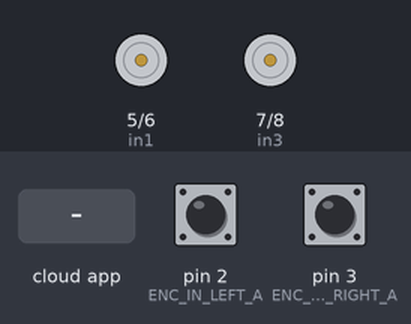
A sketch run on a simulated Arduino Uno, built with avr-gcc and run on an emulated ATmega328P. Parts: motor-driver pin pairs drawn as motors (green arrow = first pin HIGH = forward, orange = second pin HIGH = backward, longer = more drive, scaled by the enable pin). The test bench sets the inputs (shaded band); at power-on: pin 2 (ENC_IN_LEFT_A) HIGH, pin 3 (ENC_IN_RIGHT_A) HIGH. The ROS host is connected and sends only what is stated.

Above: at 1.2 s.
1.3 s: the phone or cloud app sets linear.x to -100
At 1.8 s:
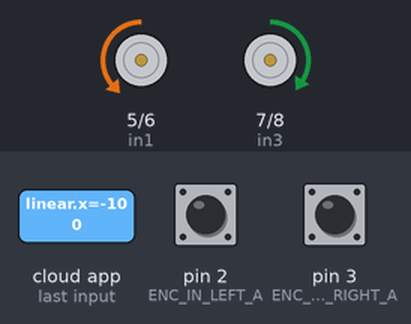
4.3 s: the phone or cloud app sets angular.z to 0
At 6.9 s:
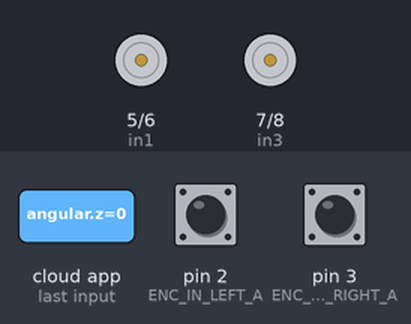
7.3 s: the phone or cloud app sets linear.x to 0
8.8 s: the phone or cloud app sets angular.z to -100
At 9.7 s:
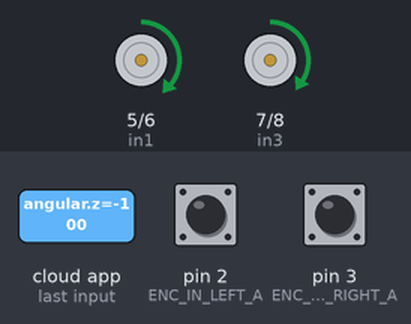
11.8 s: the phone or cloud app sets linear.x to 100
At 12.6 s:
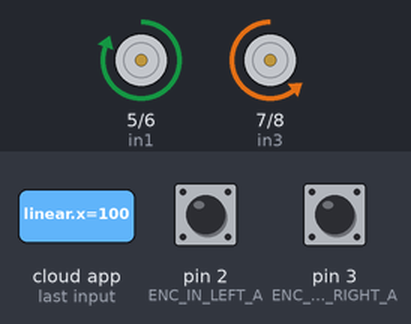
14.5 s: the phone or cloud app sets angular.z to 100
At 15.4 s:
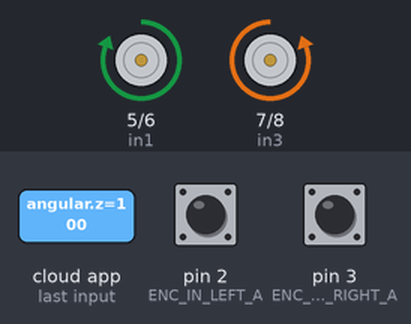
Timing chart, 0 to 17.5 s (numbered marks = the images above; inputs shaded):
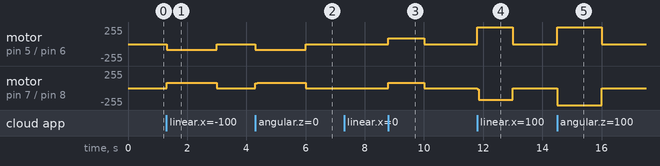

The sketch:

navigation.ino
```cpp
/*
Author: Kim Won Jun
Publish: /left_ticks, /right_ticks
Subscribe: /cmd_vel
this code usd when i use navigation package
this code have PID, also it can motor contorl about diff drive`s nine direction
*/

#include <ros.h>
#include <std_msgs/Float64.h>
#include <std_msgs/Int32.h>
#include <geometry_msgs/Twist.h>
#include <util/atomic.h>

ros::NodeHandle nh;

#define ENC_IN_LEFT_A 2
#define ENC_IN_RIGHT_A 3
#define ENC_IN_LEFT_B 4
#define ENC_IN_RIGHT_B 11

#define WHEEL_BASE 0.212
#define WHEEL_DIAMETER 0.067 //unit:m
#define LEFT_TICKS_PER_REVOLUTION 1700 //tick publish in 1 cycle
#define RIGHT_TICKS_PER_REVOLUTION 1800 //tick publish in 1 cycle

#define TURN_LEFT_LWHEEL_COMPENSATION 9
#define TURN_LEFT_RWHEEL_COMPENSATION 10
#define TURN_RIGHT_LWHEEL_COMPENSATION 4
#define TURN_RIGHT_RWHEEL_COMPENSATION 3
#define BACK_LWHEEL_COMPENSATION 6
#define BACK_RWHEEL_COMPENSATION 3
#define STRAIGHT_LWHEEL_COMPENSATION 5
#define STRAIGHT_RWHEEL_COMPENSATION 5


const int enA=9;
const int enB=10;
const int in1=5;
const int in2=6;
const int in3=7;
const int in4=8;

boolean Direction_left = true;
boolean Direction_right = true;

const int encoder_minimum = -2147483648;
const int encoder_maximum = 2147483647;


std_msgs::Int32 right_wheel_tick_count;
ros::Publisher rightPub("right_ticks", &right_wheel_tick_count);

std_msgs::Int32 left_wheel_tick_count;
ros::Publisher leftPub("left_ticks", &left_wheel_tick_count);

geometry_msgs::Twist cmd;

float pwr_left;
float pwr_right;
float ang_pwr_left;
float ang_pwr_right;
float left_out;
float right_out;
float back_left_out;
float back_right_out;
float lastCmdVelReceived=0;

const int interval = 30;
long previousMillis = 0;
long currentMillis = 0;

volatile int left_posi = 0;
volatile int right_posi = 0;
int left_pos = 0;
int right_pos = 0;

void right_wheel_tick() {

  int val = digitalRead(ENC_IN_RIGHT_B);

  ATOMIC_BLOCK(ATOMIC_RESTORESTATE){
    if(val>0){
    right_posi++;
  }
  else{
    right_posi--;
  }
   }
  if (val == LOW) {
    Direction_right = false;
  }
  else {
    Direction_right = true;
  }

  if (Direction_right) {

    if (right_wheel_tick_count.data == encoder_maximum) {
      right_wheel_tick_count.data = encoder_minimum;
    }
    else {
      ATOMIC_BLOCK(ATOMIC_RESTORESTATE){
      right_wheel_tick_count.data++; }

    }
  }
  else {
    if (right_wheel_tick_count.data == encoder_minimum) {
      right_wheel_tick_count.data = encoder_maximum;
    }
    else {
      ATOMIC_BLOCK(ATOMIC_RESTORESTATE){
      right_wheel_tick_count.data--;  }

    }
  }
}


void left_wheel_tick() {

  int val = digitalRead(ENC_IN_LEFT_B);
  ATOMIC_BLOCK(ATOMIC_RESTORESTATE){
    if(val>0){
    left_posi++;
  }
  else{
    left_posi--;
  }
   }
  if (val == LOW) {
    Direction_left = true;
  }
  else {
    Direction_left = false;
  }

  if (Direction_left) {
    if (left_wheel_tick_count.data == encoder_maximum) {
      left_wheel_tick_count.data = encoder_minimum;
    }
    else {
      ATOMIC_BLOCK(ATOMIC_RESTORESTATE){
      left_wheel_tick_count.data++;  }

    }
  }
  else {
    if (left_wheel_tick_count.data == encoder_minimum) {
      left_wheel_tick_count.data = encoder_maximum;
    }
    else {
      ATOMIC_BLOCK(ATOMIC_RESTORESTATE){
      left_wheel_tick_count.data--; }

    }
  }
}
float leftSpeed() {
    long previousTime = 0;
    unsigned long currentTime = millis();
    unsigned long deltaTime = currentTime - previousTime;
    ATOMIC_BLOCK(ATOMIC_RESTORESTATE){
    left_pos = left_posi;
   }
    float left_speed = (left_pos / LEFT_TICKS_PER_REVOLUTION)*PI*WHEEL_DIAMETER/((float) deltaTime * 1000);
    previousTime = currentTime;
    return left_speed;
}

float rightSpeed() {
    long previousTime = 0;
    unsigned long currentTime = millis();
    unsigned long deltaTime = currentTime - previousTime;
    ATOMIC_BLOCK(ATOMIC_RESTORESTATE){
    right_pos = right_posi;
   }
    float right_speed = (right_pos / RIGHT_TICKS_PER_REVOLUTION)*PI*WHEEL_DIAMETER/((float) deltaTime * 1000);
    previousTime = currentTime;
    return right_speed;
}


void teleop(int an1, int an2, int an3, int an4){
  digitalWrite(5,an1);
  digitalWrite(6,an2);
  digitalWrite(7,an3);
  digitalWrite(8,an4);
}


void calc_pwm_values(const geometry_msgs::Twist& cmdVel) {
  cmd = cmdVel;
  lastCmdVelReceived = (millis()/1000.0);

  double left_velocity;
  double right_velocity;

  left_velocity = cmd.linear.x - (cmd.angular.z*WHEEL_BASE/2.0);
  right_velocity = cmd.linear.x + (cmd.angular.z*WHEEL_BASE/2.0);

  if(cmd.angular.z > 0){ //left

    right_out = (150*right_velocity+(right_velocity-left_velocity)*130) + (pwr_right-STRAIGHT_RWHEEL_COMPENSATION+ang_pwr_left-TURN_LEFT_RWHEEL_COMPENSATION)/2;
    left_out = (150*left_velocity-(right_velocity-left_velocity)*130) + (pwr_left+STRAIGHT_LWHEEL_COMPENSATION+ang_pwr_right+TURN_LEFT_LWHEEL_COMPENSATION)/2;
    back_left_out = (150*left_velocity+(right_velocity-left_velocity)*130) + (pwr_left+BACK_LWHEEL_COMPENSATION+ang_pwr_left+TURN_LEFT_LWHEEL_COMPENSATION)/2;
    back_right_out = (150*right_velocity-(right_velocity-left_velocity)*130) + (pwr_right-BACK_RWHEEL_COMPENSATION+ang_pwr_right-TURN_LEFT_RWHEEL_COMPENSATION)/2;

    if(cmd.linear.x > 0){ //straight and left
      analogWrite(9,left_out);
      analogWrite(10,right_out);

    }
    else if(cmd.linear.x < 0){ //back and left
     analogWrite(9,back_left_out);
     analogWrite(10,back_right_out);

    }
    else{
      analogWrite(9,pwr_left+TURN_LEFT_LWHEEL_COMPENSATION);//turn left stay in the same place
      analogWrite(10,pwr_right-TURN_LEFT_RWHEEL_COMPENSATION);

    }
  }

  else if(cmd.angular.z < 0){ //right

    right_out = (150*right_velocity-(left_velocity-right_velocity)*150) + (pwr_right-STRAIGHT_RWHEEL_COMPENSATION+ang_pwr_left-TURN_RIGHT_RWHEEL_COMPENSATION)/2;
    left_out = (150*left_velocity+(left_velocity-right_velocity)*150) + (pwr_left+STRAIGHT_LWHEEL_COMPENSATION+ang_pwr_right+TURN_RIGHT_LWHEEL_COMPENSATION)/2;
    back_left_out = (150*left_velocity-(left_velocity-right_velocity)*150) + (pwr_left+BACK_LWHEEL_COMPENSATION+ang_pwr_left+TURN_RIGHT_LWHEEL_COMPENSATION)/2;
    back_right_out = (150*right_velocity+(left_velocity-right_velocity)*150) + (pwr_right-BACK_RWHEEL_COMPENSATION+ang_pwr_right-TURN_RIGHT_RWHEEL_COMPENSATION)/2;
    if(cmd.linear.x > 0){ //straight and right
      analogWrite(9,left_out);
      analogWrite(10,right_out);

    }
    else if(cmd.linear.x < 0){ //back and right
     analogWrite(9,back_left_out);
     analogWrite(10,back_right_out);

    }
    else{
      analogWrite(9,pwr_left+TURN_RIGHT_LWHEEL_COMPENSATION);//turn right stay in the same place
      analogWrite(10,pwr_right-TURN_RIGHT_RWHEEL_COMPENSATION);

    }
  }
  else{
    if(cmd.linear.x > 0){ //straight
      analogWrite(9,pwr_left);
      analogWrite(10,pwr_right);

    }
    else if(cmd.linear.x < 0){ // back
     analogWrite(9,pwr_left+BACK_LWHEEL_COMPENSATION);
     analogWrite(10,pwr_right-BACK_RWHEEL_COMPENSATION);

    }
    else{
      lastCmdVelReceived = 0; //stop robot

    }
  }

}
void updateVelocity(){
   float target = 0.075; //7.5cm/s

   long prevT = 0;
   long currT = millis();
   float deltaT = ((float)(currT - prevT))*1000;
   prevT = currT;

   float left_debt;
   float right_debt;
   float left_eprev;
   float right_eprev;
   float left_eintegral;
   float right_eintegral;
   int left_e;
   int right_e;

   float kp_left = 0.2;
   float ki_left = 0.000000000001;
   float kd_left = 0.2;

   float kp_right = 0.1;
   float ki_right = 0.000000000001;
   float kd_right = 0.22;

   float ang_kp_left = 0.17;
   float ang_ki_left = 0.0000000000004;
   float ang_kd_left = 0.5;

   float ang_kp_right = 0.05;
   float ang_ki_right = 0.00000000000005;
   float ang_kd_right = 0.08;


   left_e = target-leftSpeed();
   right_e = target-rightSpeed();

   left_debt = (left_e-left_eprev)/deltaT;
   right_debt = (right_e-right_eprev)/deltaT;

   left_eintegral = left_eintegral + left_e*deltaT;
   right_eintegral = right_eintegral + right_e*deltaT;

   float u_left = kp_left*left_e + kd_left*left_debt + ki_left*left_eintegral;
   float u_right = kp_right*right_e + kd_right*right_debt + ki_right*right_eintegral;

   float ang_u_left = ang_kp_left*left_e + ang_kd_left*left_debt + ang_ki_left*left_eintegral;
   float ang_u_right = ang_kp_right*left_e + ang_kd_right*left_debt + ang_ki_right*left_eintegral;

   left_eprev = left_e;
   right_eprev = right_e;

    pwr_left = fabs(u_left);
    pwr_right = fabs(u_right);
    ang_pwr_left = fabs(ang_u_left);
    ang_pwr_right = fabs(ang_u_right);

    pwr_left = constrain(pwr_left,80,255);
    pwr_right = constrain(pwr_right,80,255);
    ang_pwr_left = constrain(ang_pwr_left,80,255);
    ang_pwr_right = constrain(ang_pwr_right,80,255);
}

void set_pwm_values() {

   if(cmd.angular.z > 0){ //left
    if(cmd.linear.x > 0){ //straight and left
      teleop(1,0,0,1);
    }
    else if(cmd.linear.x < 0){ //back and left
     teleop(0,1,1,0);
    }
    else{
      teleop(0,1,0,1); //turn left stay in the same place
    }
  }

  else if(cmd.angular.z < 0){ //right
    if(cmd.linear.x > 0){ //straight and right
      teleop(1,0,0,1);
    }
    else if(cmd.linear.x < 0){ //back and left
     teleop(0,1,1,0);
    }
    else{
      teleop(1,0,1,0); //turn right stay in the same place
    }
  }

  else{ //cmd.angular.z == 0
    if(cmd.linear.x > 0){ //straight
      teleop(1,0,0,1);
    }
    else if(cmd.linear.x < 0){ // back
     teleop(0,1,1,0);
    }
    else{
      teleop(0,0,0,0); //stop
    }
  }

}
ros::Subscriber<geometry_msgs::Twist> subCmdVel("cmd_vel", &calc_pwm_values );

void setup() {
  pinMode(ENC_IN_LEFT_A , INPUT_PULLUP);
  pinMode(ENC_IN_LEFT_B , INPUT);
  pinMode(ENC_IN_RIGHT_A , INPUT_PULLUP);
  pinMode(ENC_IN_RIGHT_B , INPUT);

  attachInterrupt(digitalPinToInterrupt(ENC_IN_LEFT_A), left_wheel_tick, RISING);
  attachInterrupt(digitalPinToInterrupt(ENC_IN_RIGHT_A), right_wheel_tick, RISING);


  pinMode(enA, OUTPUT);
  pinMode(enB, OUTPUT);
  pinMode(in1, OUTPUT);
  pinMode(in2, OUTPUT);
  pinMode(in3, OUTPUT);
  pinMode(in4, OUTPUT);

  digitalWrite(in1, LOW);
  digitalWrite(in2, LOW);
  digitalWrite(in3, LOW);
  digitalWrite(in4, LOW);

  analogWrite(enA, 0);
  analogWrite(enB, 0);

  nh.getHardware()->setBaud(57600);
  nh.initNode();
  nh.advertise(rightPub);
  nh.advertise(leftPub);
  nh.subscribe(subCmdVel);
  }

void loop() {

  nh.spinOnce();
  currentMillis = millis();

  if (currentMillis - previousMillis > interval) {

    previousMillis = currentMillis;
    leftPub.publish( &left_wheel_tick_count );
    rightPub.publish( &right_wheel_tick_count );

  }
  if((millis()/1000)-lastCmdVelReceived > 1){
    analogWrite(enA,0);
    analogWrite(enB,0);
    teleop(0,0,0,0);
  }
  set_pwm_values();
  updateVelocity();
  leftSpeed();
  rightSpeed();
}
```

Measured:
- after the input at 1.3 s, motor on pin 5 (in1) / pin 6 (in2): stopped → backward 86/255 at once, → stopped 1.7 s later; motor on pin 7 (in3) / pin 8 (in4): stopped → forward 77/255 at once, → stopped 1.7 s later
- after the input at 4.3 s, motor on pin 5 (in1) / pin 6 (in2): stopped → backward 84/255 at once, → backward 86/255 0.06 s later, → stopped 1.6 s later; motor on pin 7 (in3) / pin 8 (in4): stopped → forward 75/255 at once, → forward 77/255 0.06 s later, → stopped 1.6 s later
- after the input at 8.8 s, motor on pin 5 (in1) / pin 6 (in2): stopped → forward 84/255 at once, → stopped 1.2 s later; motor on pin 7 (in3) / pin 8 (in4): stopped → forward 77/255 at once, → stopped 1.2 s later
- after the input at 11.8 s, motor on pin 5 (in1) / pin 6 (in2): stopped → forward 255/255 at once, → stopped 1.2 s later; motor on pin 7 (in3) / pin 8 (in4): stopped → backward 178/255 at once, → stopped 1.2 s later
- after the input at 14.5 s, motor on pin 5 (in1) / pin 6 (in2): stopped → forward 255/255 at once, → stopped 1.5 s later; motor on pin 7 (in3) / pin 8 (in4): stopped → backward 255/255 at once, → stopped 1.5 s later
